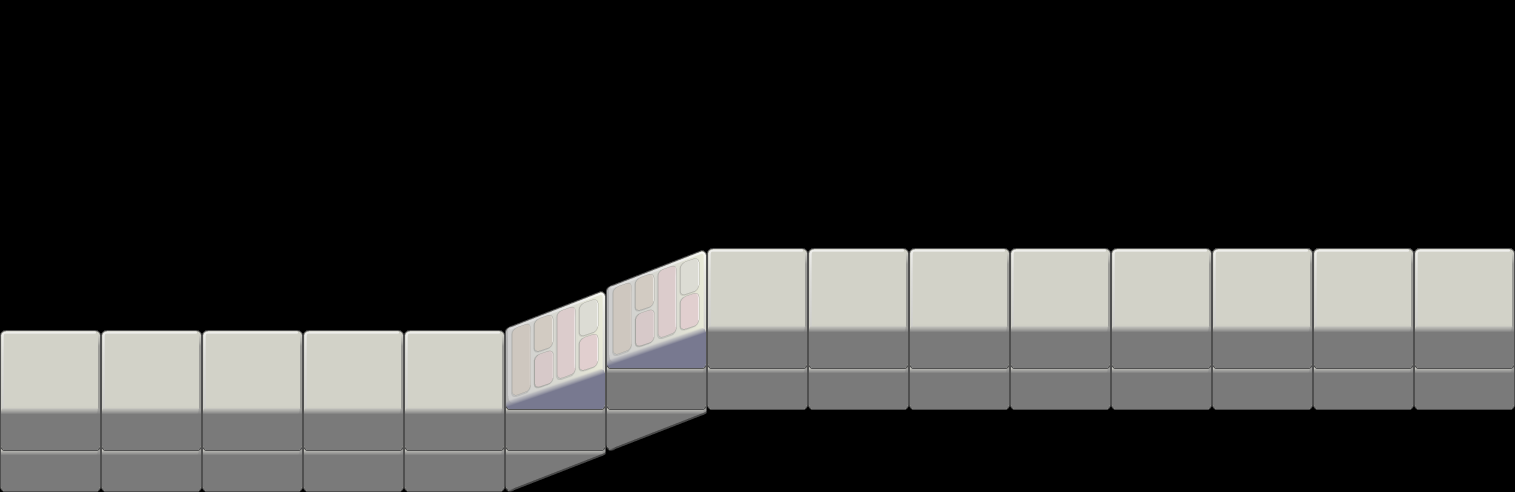

Tiled map render using the project's own tile images. Description and the map definition, with tile-layer contents summarised, below:
An orthogonal 15x12 tile map with 101x41 px tiles, 3 tile layers (Tile Layer 3, Tile Layer 2, top).

<map version="1.0" orientation="orthogonal" width="15" height="12" tilewidth="101" tileheight="41">
 <tileset firstgid="1" source="orthogonal-test1.tsx" />
 <layer name="Tile Layer 3" width="15" height="12">
  <data>[180 cells, 2 non-empty, 1 distinct tile ids]</data>
 </layer>
 <layer name="Tile Layer 2" width="15" height="12">
  <data>[180 cells, 18 non-empty, 1 distinct tile ids]</data>
 </layer>
 <layer name="top" width="15" height="12">
  <data>[180 cells, 15 non-empty, 2 distinct tile ids]</data>
 </layer>
</map>
